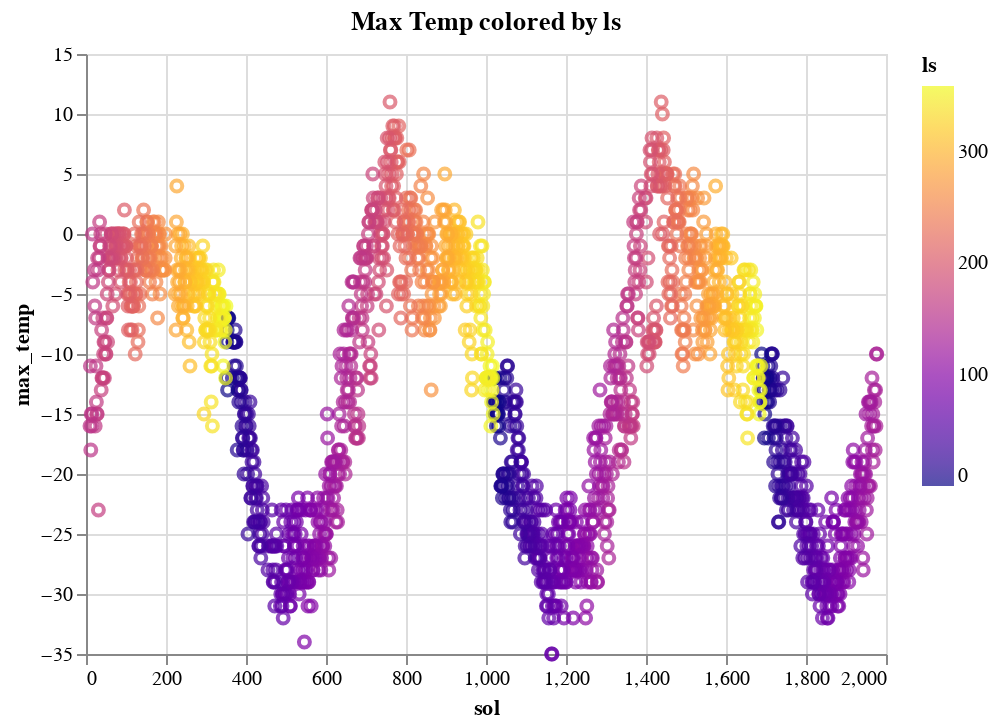

Source (notebook cell):
### Code cell
import altair as alt
alt.renderers.enable('colab')

alt.Chart(mars, title='Max Temp colored by ls').mark_point(color='red').encode(
    x='sol',
    y='max_temp',
    color=alt.Color('ls', scale=alt.Scale(scheme='plasma')),
    tooltip=list(mars.columns),
)

### Figure 1 — Vega-Lite specification as saved in the notebook (floating-point values rounded to 4 significant figures; data arrays with more than 128 entries replaced by an {"elided": "..."} marker saying what was removed)
{"config": {"view": {"continuousWidth": 400, "continuousHeight": 300}}, "data": {"name": "data-5aa967d55f2867c716b4a603c49fee9a"}, "mark": {"type": "point", "color": "red"}, "encoding": {"color": {"type": "quantitative", "field": "ls", "scale": {"scheme": "plasma"}}, "tooltip": [{"type": "quantitative", "field": "sol"}, {"type": "quantitative", "field": "ls"}, {"type": "quantitative", "field": "min_temp"}, {"type": "quantitative", "field": "max_temp"}, {"type": "quantitative", "field": "pressure"}], "x": {"type": "quantitative", "field": "sol"}, "y": {"type": "quantitative", "field": "max_temp"}}, "title": "Max Temp colored by ls", "$schema": "https://vega.github.io/schema/vega-lite/v4.8.1.json", "datasets": {"data-5aa967d55f2867c716b4a603c49fee9a": {"elided": "1894 records"}}}
